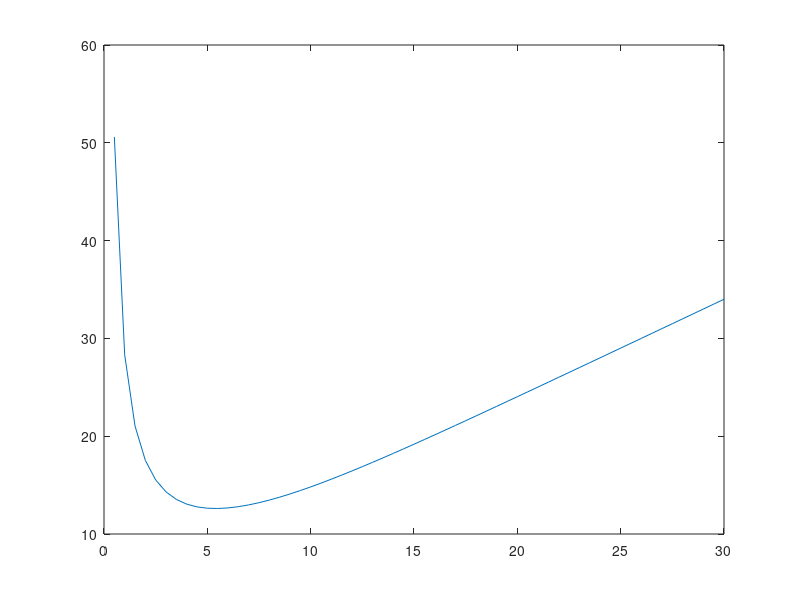

MATLAB code to generate this figure:
%eqFFF

% check solution of equation

C1 = 1;
C2 = 4;
r = 0.7;

x = 0:0.5:30;
fx = C1*x.*(1 + r.^x)./(1 - r.^x) + C2*(1 + r.^x)./(1 - r.^x);

[minValue, index] = min(fx);
minX = x(index)
minValue

figure;
plot(x, fx)

C1*(1 - r^(2*minX)) + 2*C1*minX*r^minX*log(r) + 2*C2*r^minX*log(r)